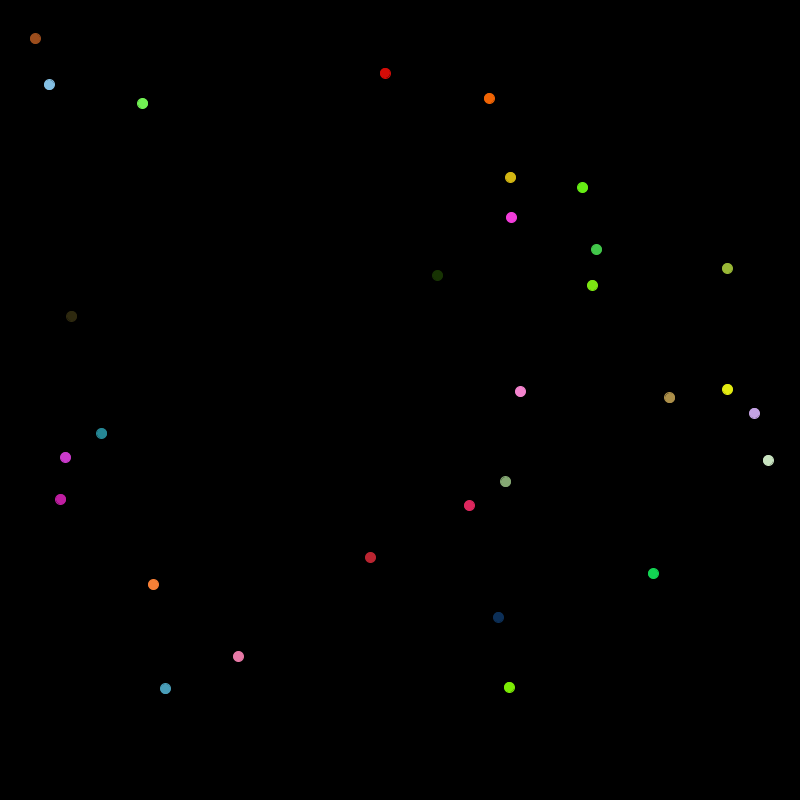
Frame 1 (no input)
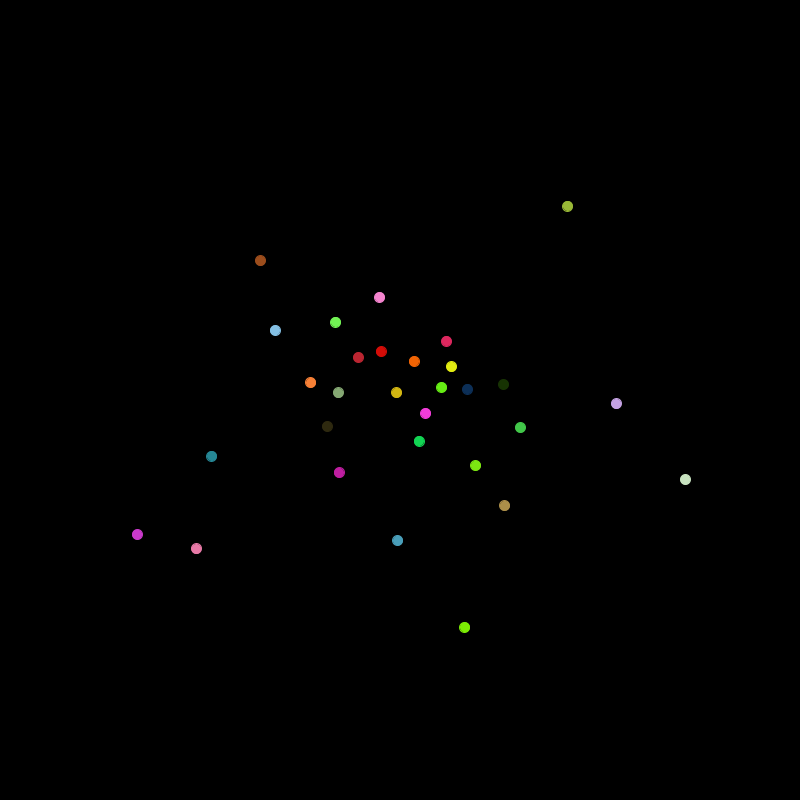
Frame 60 (the mouse pressed at the canvas centre just before this capture)
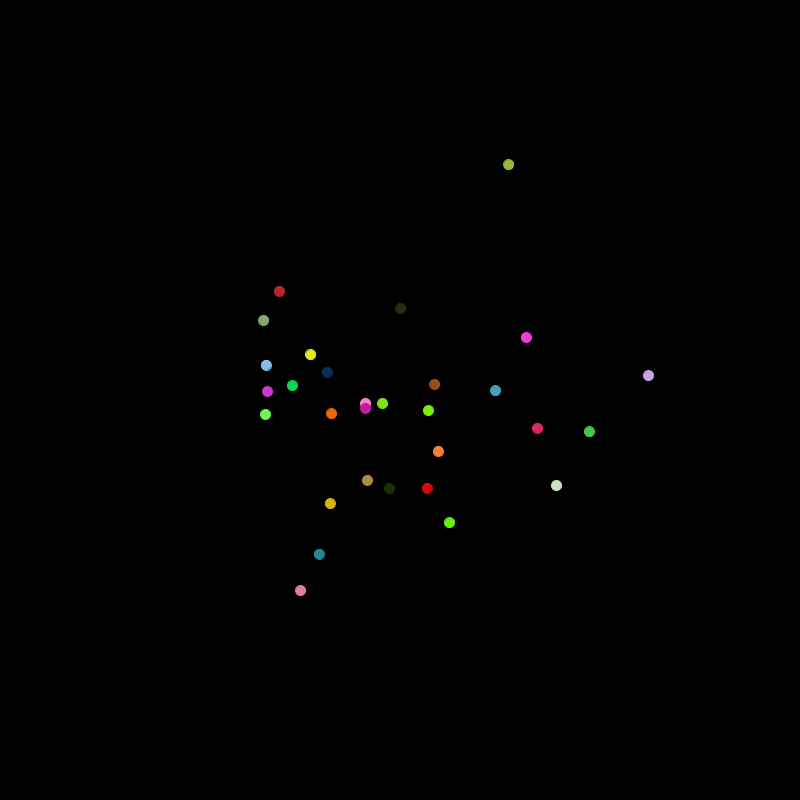
Frame 120 (the mouse held since frame 60 and released just before this capture)

The Processing sketch that drew these frames (run headless with seeded random() and noise(); from frame 60 on, the mouse is pressed at the canvas centre):

// Processing sketch: processing_85738
// ── processing_85738.pde

int numDudes = 30;
int numTargets = 2;
float speed = 3;
int fps = 60;

// a dude (or dudette)
class Dude {
  PVector pos = new PVector();  // position
  color col;  // color
  int[] targets = new int[numTargets];  // array of target indices
}

// array of dudes
Dude[] dudes = new Dude[numDudes];

void reset() {
  background(0);

  for (int i=0; i<numDudes; i++) {
    Dude d =  dudes[i] = new Dude();

    // random position
    int padding = 20;
    d.pos.set( random(padding, width-padding), random(padding, height-padding), 0);
    //d.pos.set(width/2 + random(-10, 10), height/2 + random(-10, 10));

    // random color
    d.col = color(random(0, 255), random(0, 255), random(0, 255));

    // pick a bunch of random targets (which isn't it self)
    for (int j=0; j<numTargets; j++) {
      int ti = floor(random(0, numDudes-2));
      if (ti >= i) ti++;
      d.targets[j] = ti;
      println("Dude " + i + " Target " + j + " : " + ti);
    }
  }
}

void setup() {
  size(800, 800);
  frameRate(fps);
  reset();
}

void draw() {
  background(0);
  for (int i=0; i<numDudes; i++) {
    Dude d = dudes[i];
    fill(d.col);
    stroke(d.col);

    // draw circle for dude
    strokeWeight(1);
    ellipse(d.pos.x, d.pos.y, 10, 10);

    // calculate average target position
    PVector avgTarget = new PVector();
    for (int j=0; j<numTargets; j++) {
      Dude target = dudes[ d.targets[j] ];

      if (d.pos.x < 0) d.pos.x = 0;
      else if (d.pos.x > width) d.pos.x = width;

      if (d.pos.y < 0) d.pos.y = 0;
      else if (d.pos.y > height) d.pos.y = height;

      // draw line to connect to targets
     // line(d.pos.x, d.pos.y, target.pos.x, target.pos.y);
      avgTarget.x += target.pos.x;
      avgTarget.y += target.pos.y;
    }

    avgTarget.mult(1.0/numTargets);

    // draw average target
    strokeWeight(1);
    //ellipse(avgTarget.x, avgTarget.y, 10, 10);

    // vector between targets
    PVector diff = PVector.sub(dudes[d.targets[0]].pos, dudes[d.targets[1]].pos);
    diff.normalize();

    // perpendicular vector (rotate 90 degrees)
    PVector perp = new PVector(diff.y, -diff.x);
    
    // distance to target0
    float d1 = PVector.dist(d.pos, dudes[d.targets[0]].pos);
    
    // distance to target1
    float d2 = PVector.dist(d.pos, dudes[d.targets[1]].pos);
    
    // calculate distance
    float targetDist = min(d1, d2);
    
    // scale perpendicular
    perp.mult(targetDist);

    // targetPos, add to target average
    PVector targetPos = PVector.add(avgTarget, perp);
    
    // distance to targetPos
    PVector distTarget = PVector.sub(targetPos, d.pos);
    distTarget.normalize();

    distTarget.mult(speed);
    d.pos.add(distTarget);
    
    PVector diffToCenter = new PVector(width/2 - d.pos.x, height/2 - d.pos.y);
    diffToCenter.mult(0.01);
    d.pos.add(diffToCenter);
  }
}

void keyPressed() {
  reset();
}
